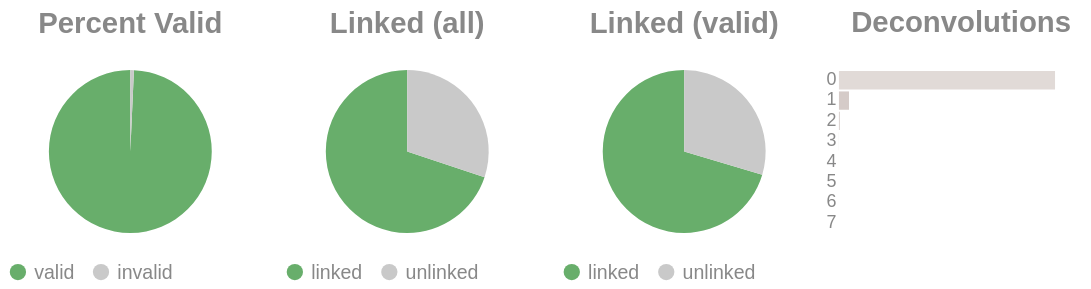

Source (notebook cell):
### Code cell
if SKIPLR:
    pass
else:
    clash = Counter()
    for i in valids['molecule'].to_list():
        _mol = i.split("-")
        if len(_mol) == 1:
            clash.update('0')
        else:
            clash.update(_mol[-1])

    _d = {"deconvolutions": [], 'count': []}
    for k,v in clash.items():
        _d['deconvolutions'].append(k)
        _d['count'].append(v)

    tot_valid = valids['reads'].sum()
    mask = valids['reads'] >= 2
    n_linked_reads = valids.filter(mask)['reads'].sum()
    if n_linked_reads == 0:
        print_html("No linked molecules (>=2 reads) were detected; skipping linked-only distributions.")
        SKIPLR = True
    else:
        perc_valid = round(tot_valid / n_reads, 4)
        linked_perc_abs = round(n_linked_reads / n_reads, 4)
        linked_perc = round(n_linked_reads / tot_valid, 4)

    _valid = pl.DataFrame({"valids": ['valid', 'invalid'], "count": [tot_valid, n_reads - tot_valid]})
    _linked_abs = pl.DataFrame({"linked (absolute)": ['linked', 'unlinked'], "count": [n_linked_reads, n_reads - n_linked_reads]})
    _linked_rel = pl.DataFrame({"linked (valids)": ['linked', 'unlinked'], "count": [n_linked_reads, tot_valid - n_linked_reads]})

    (
        alt.hconcat(
            piechart(_valid, goodval = 'valid', title = "Percent Valid"),
            piechart(_linked_abs, goodval = "linked", title =  "Linked (all)"),
            piechart(_linked_rel, goodval = "linked", title =  "Linked (valid)"),
            convolutionbar(pl.DataFrame(_d), title = "Deconvolutions"),
            center = True,
            bounds = 'flush'
        )
        .resolve_scale(color='independent')
        .resolve_legend('independent')
        .properties(usermeta={'embedOptions': {"actions": False}})
    ).display()

### Figure 1 — Vega-Lite specification as saved in the notebook (floating-point values rounded to 4 significant figures)
{"width": "container", "height": 400, "config": {"title": {"anchor": "start", "dy": -15, "fontSize": 18, "color": "#888888", "subtitleColor": "#888888", "subtitleFontSize": 14}, "arc": {"fill": "#0072B2"}, "axis": {"domainColor": "#888888", "domainWidth": 0.5, "gridWidth": 0.2, "grid": false, "titleFontWeight": 400, "titleFontSize": 15, "labelFontSize": 11, "labelColor": "#888888", "tickColor": "#888888", "tickWidth": 0.2, "titleColor": "#888888"}, "axisBand": {"grid": false}, "axisX": {"grid": true, "tickSize": 10, "domainCap": "round"}, "axisY": {"domain": false, "grid": true, "tickSize": 0, "domainCap": "round"}, "background": "transparent", "header": {"labelFontSize": 15, "labelColor": "#888888", "titleFontSize": 15, "titleFontWeight": 600, "titleColor": "#888888"}, "legend": {"labelFont": "sans-serif", "labelFontSize": 12, "labelColor": "#888888", "symbolSize": 100, "symbolType": "circle", "titleFontSize": 12, "titlePadding": 10, "titleColor": "#888888", "title": null}, "range": {"category": ["#E69F00", "#56B4E9", "#009E73", "#F0E442", "#0072B2", "#D55E00", "#CC79A7", "#000000"], "diverging": ["#cfe8f3", "#a2d4ec", "#73bfe2", "#46abdb", "#1696d2", "#12719e"]}, "area": {"fill": "#0072B2", "fillOpacity": 0.7, "line": true, "strokeOpacity": 0.7}, "line": {"color": "#0072B2", "stroke": "#0072B2", "strokeWidth": 2}, "trail": {"color": "#0072B2", "stroke": "#0072B2", "strokeWidth": 0, "size": 1}, "point": {"filled": true, "fillOpacity": 1.0, "size": 95}, "text": {"color": "#888888", "fontSize": 11, "align": "right", "fontWeight": 400, "size": 11}, "bar": {"fill": "#0072B2", "stroke": null}, "view": {"stroke": null, "continuousWidth": 660, "continuousHeight": 400}}, "hconcat": [{"data": {"name": "data-b18e5f6aca8f0acafd30cbfce8a42c53"}, "mark": {"type": "arc"}, "encoding": {"color": {"field": "valids", "legend": {"orient": "bottom", "title": null}, "scale": {"domain": ["valid", "invalid"], "range": ["#68ae6b", "#C9C9C9"]}, "title": "Valids", "type": "nominal"}, "theta": {"field": "count", "type": "quantitative"}, "tooltip": [{"field": "valids", "title": "Valids", "type": "ordinal"}, {"field": "percent", "format": ".2%", "title": "Percent", "type": "quantitative"}, {"field": "count", "title": "Count", "type": "quantitative"}]}, "height": 100, "title": {"text": "Percent Valid", "align": "center", "anchor": "middle"}, "transform": [{"calculate": "datum.count / 8656286", "as": "percent"}], "width": 150}, {"data": {"name": "data-da84a203045af1be81b3b228703eab1c"}, "mark": {"type": "arc"}, "encoding": {"color": {"field": "linked (absolute)", "legend": {"orient": "bottom", "title": null}, "scale": {"domain": ["linked", "unlinked"], "range": ["#68ae6b", "#C9C9C9"]}, "title": "Linked (Absolute)", "type": "nominal"}, "theta": {"field": "count", "type": "quantitative"}, "tooltip": [{"field": "linked (absolute)", "title": "Linked (Absolute)", "type": "ordinal"}, {"field": "percent", "format": ".2%", "title": "Percent", "type": "quantitative"}, {"field": "count", "title": "Count", "type": "quantitative"}]}, "height": 100, "title": {"text": "Linked (all)", "align": "center", "anchor": "middle"}, "transform": [{"calculate": "datum.count / 8656286", "as": "percent"}], "width": 150}, {"data": {"name": "data-45ede3665f9f9cf628060257aa06d2b1"}, "mark": {"type": "arc"}, "encoding": {"color": {"field": "linked (valids)", "legend": {"orient": "bottom", "title": null}, "scale": {"domain": ["linked", "unlinked"], "range": ["#68ae6b", "#C9C9C9"]}, "title": "Linked (Valids)", "type": "nominal"}, "theta": {"field": "count", "type": "quantitative"}, "tooltip": [{"field": "linked (valids)", "title": "Linked (Valids)", "type": "ordinal"}, {"field": "percent", "format": ".2%", "title": "Percent", "type": "quantitative"}, {"field": "count", "title": "Count", "type": "quantitative"}]}, "height": 100, "title": {"text": "Linked (valid)", "align": "center", "anchor": "middle"}, "transform": [{"calculate": "datum.count / 8595022", "as": "percent"}], "width": 150}, {"data": {"name": "data-c2b68e523323815c0ca6c304011c785c"}, "mark": {"type": "bar"}, "encoding": {"color": {"field": "deconvolutions", "legend": null, "scale": {"scheme": "lightgreyred"}, "type": "nominal"}, "tooltip": [{"field": "deconvolutions", "title": "Deconvolutions", "type": "ordinal"}, {"field": "percent", "format": ".2%", "title": "Percent", "type": "quantitative"}, {"field": "count", "title": "Count", "type": "quantitative"}], "x": {"axis": null, "field": "count", "type": "quantitative"}, "y": {"field": "deconvolutions", "sort": "ascending", "title": null, "type": "nominal"}}, "height": 100, "title": {"text": "Deconvolutions", "align": "center", "anchor": "middle"}, "transform": [{"calculate": "datum.count / 3714532", "as": "percent"}], "width": 150}], "bounds": "flush", "center": true, "resolve": {"legend": {"angle": "independent"}, "scale": {"color": "independent"}}, "usermeta": {"embedOptions": {"actions": false}}, "$schema": "https://vega.github.io/schema/vega-lite/v6.1.0.json", "datasets": {"data-b18e5f6aca8f0acafd30cbfce8a42c53": [{"valids": "valid", "count": 8595022}, {"valids": "invalid", "count": 61264}], "data-da84a203045af1be81b3b228703eab1c": [{"linked (absolute)": "linked", "count": 6051137}, {"linked (absolute)": "unlinked", "count": 2605149}], "data-45ede3665f9f9cf628060257aa06d2b1": [{"linked (valids)": "linked", "count": 6051137}, {"linked (valids)": "unlinked", "count": 2543885}], "data-c2b68e523323815c0ca6c304011c785c": [{"deconvolutions": "0", "count": 3537522}, {"deconvolutions": "1", "count": 164831}, {"deconvolutions": "2", "count": 11186}, {"deconvolutions": "3", "count": 897}, {"deconvolutions": "4", "count": 80}, {"deconvolutions": "5", "count": 10}, {"deconvolutions": "6", "count": 5}, {"deconvolutions": "7", "count": 1}]}}
